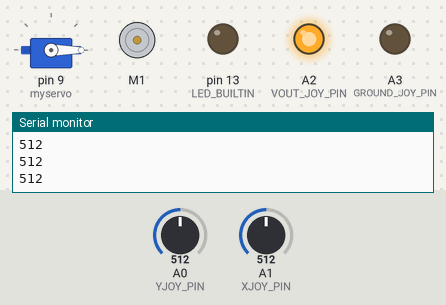
The sketch below on a simulated Arduino Uno, built with avr-gcc and run on an emulated ATmega328P. Shown: servo, DC motor (green arrow = forward, orange = backward, longer = faster), output pins drawn as LEDs (lit = HIGH), the last lines printed to the serial monitor. The test bench sets the inputs (shaded band); at power-on: A0 (YJOY_PIN) = 512, A1 (XJOY_PIN) = 512.

Above: at 1.2 s.
1.3 s: A0 (YJOY_PIN) set to 416
2.8 s: A0 (YJOY_PIN) set to 391
At 3.2 s:
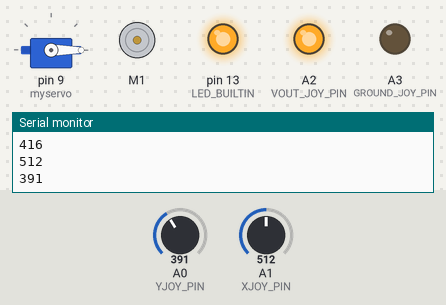
5.8 s: A1 (XJOY_PIN) set to 610
At 7.3 s:
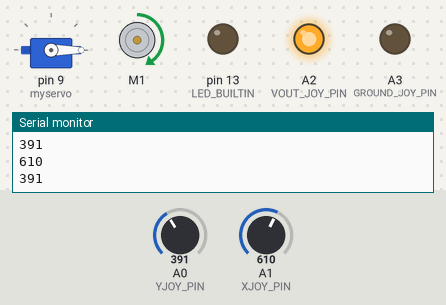
8.3 s: A1 (XJOY_PIN) set to 390
At 8.9 s:
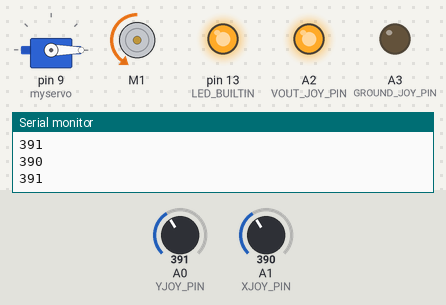
9.8 s: A0 (YJOY_PIN) set to 716
At 11.0 s:
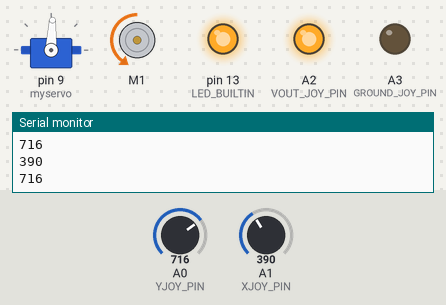
11.3 s: A1 (XJOY_PIN) set to 410
At 12.3 s:
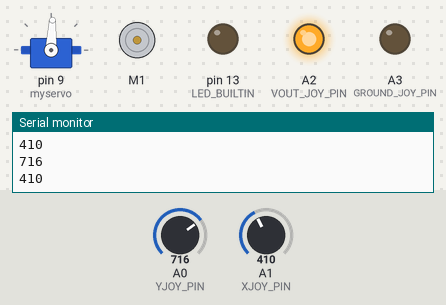
Timing chart, 0 to 13.8 s (numbered marks = the images above; inputs shaded):
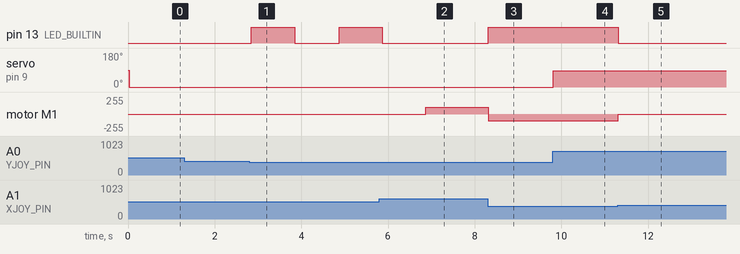

The sketch:

dc_motors.ino
```cpp
#include <Servo.h>
#define SERVO_PIN 9
#define GROUND_JOY_PIN A3            //joystick ground pin will connect to Arduino analog pin A3
#define VOUT_JOY_PIN A2              //joystick +5 V pin will connect to Arduino analog pin A2
#define XJOY_PIN A1//X axis reading from joystick will go into analog pin A1
#define YJOY_PIN A0
#include <AFMotor.h>
AF_DCMotor motor(1, MOTOR12_64KHZ);
int angle = 180;
int Jval;
int Ival;
Servo myservo ;

void setup() {
 Serial.begin(9600);
 pinMode(VOUT_JOY_PIN, OUTPUT) ;    //pin A3 shall be used as output
 pinMode(GROUND_JOY_PIN, OUTPUT) ;  //pin A2 shall be used as output
 digitalWrite(VOUT_JOY_PIN, HIGH) ; //set pin A3 to high (+5V)
 digitalWrite(GROUND_JOY_PIN,LOW) ; //set pin A3 to low (ground)
 pinMode(LED_BUILTIN, OUTPUT);
 myservo.attach(9);
 motor.setSpeed(255);

}

void loop() {

Jval=analogRead(XJOY_PIN);
Serial.println(Jval);
Ival=analogRead(YJOY_PIN);
Serial.println(Ival);


  if (Jval > 1015){
    motor.setSpeed(255);
    motor.run(FORWARD);
    }
    else if(Jval < 1015 && Jval > 600){
    motor.setSpeed(100);
    motor.run(FORWARD);
    }
    else if(Jval < 6){
    motor.setSpeed(255);
    motor.run(BACKWARD);
    digitalWrite(LED_BUILTIN, HIGH);
    }
    else if(Jval > 6 && Jval < 400){
      motor.setSpeed(100);
      motor.run(BACKWARD);
      digitalWrite(LED_BUILTIN, HIGH);
      }
    else{
      motor.run(RELEASE);
      digitalWrite(LED_BUILTIN, LOW);
    }

 delay(25);
int angle = map(analogRead(YJOY_PIN), 512,1023,0,220);
myservo.write(angle);


 if (Ival < 400 && Jval > 400 && Jval < 600){
  digitalWrite(LED_BUILTIN, HIGH);   // turn the LED on (HIGH is the voltage level)
    delay(1000);                       // wait for a second
  digitalWrite(LED_BUILTIN, LOW);    // turn the LED off by making the voltage LOW
  delay(1000);
 }
}
```

Measured:
- the behaviour switches between 400 and 399 on A0 (YJOY_PIN) (found by bisection; images 0 and 1)
- after the input at 2.8 s, pin 13 (LED_BUILTIN): LOW → HIGH at once, → LOW 1.0 s later, → HIGH 1.0 s later
- after the input at 5.8 s, pin 13 (LED_BUILTIN): goes on until 5.9 s, then stays LOW; motor M1: stopped → forward 100/255 after 1.1 s
- after the input at 8.3 s, pin 13 (LED_BUILTIN): LOW → HIGH at once; motor M1: forward 100/255 → backward 100/255 at once
- after the input at 9.8 s, servo on pin 9 (myservo): 0° → 87° at once
- after the input at 11.3 s, pin 13 (LED_BUILTIN): HIGH → LOW at once; motor M1: backward 100/255 → stopped at once
